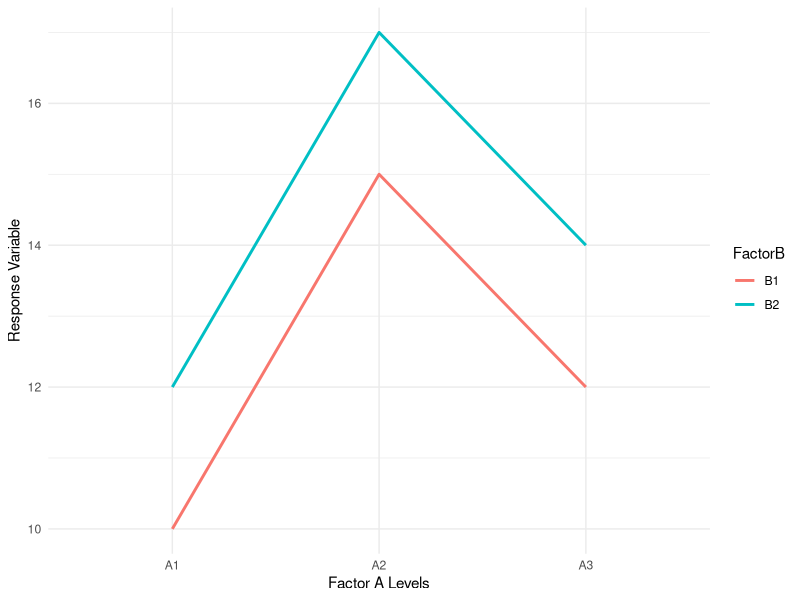
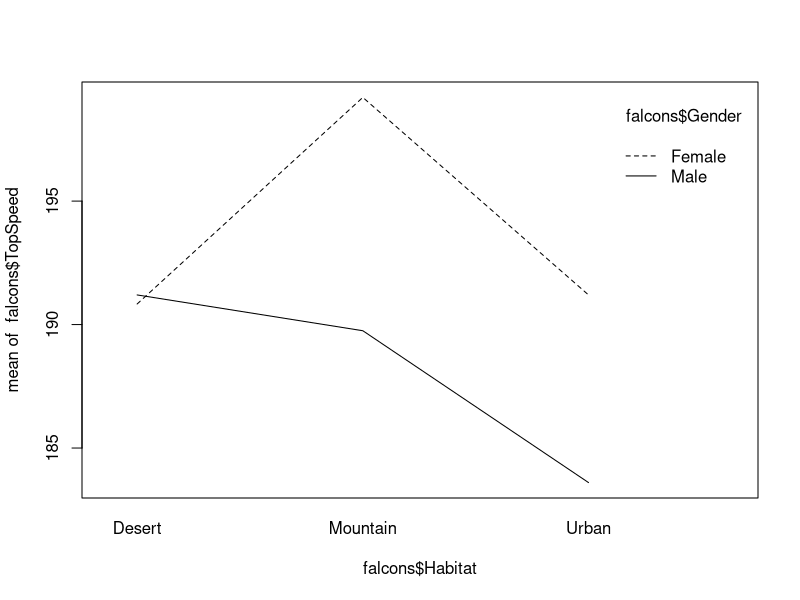

Here is the R script that generated these plots, in order: (Note: this script raises an error after producing the figures.)
library(dplyr)
library(ggplot2)
library(tidyr)

#########################################
# Questions 1-5
#########################
lotr = read.csv("lotr_data.csv")

# all character columns to factor:
lotr$Captain <- as.factor(lotr$Captain)
lotr$Landscape <- as.factor(lotr$Landscape)
lotr$Weapon <- as.factor(lotr$Weapon)

# Q 1-2
lotr_anova_1 <- aov(Orcs ~ Captain + Landscape + Weapon, data = lotr)
summary(lotr_anova_1)

# Q 3-5
lotr_anova_2 <- aov(Orcs ~ Landscape + Weapon + Landscape*Weapon, data = lotr)
summary(lotr_anova_2)


#########################################
# Questions 6-11
#########################
# DF: Total = 1 (Grand Mean) + Residuals + Factor 1 + Factor 2
q1 = 48-43-2-1
# Sum of Squares: All values sum to total
q3 = 1520 - 907 - 146 - 421
# Mean squares = Sum Squares / DF
q2 = 146/q1
q4 = q3/q1
# F = Mean Squares / Resid. Mean Squares
q5 = q4/10
# Calculate F Stat vs. the Residuals DF
q6 = pf(q5, 2, 43, lower.tail = FALSE)
pf(7.3, 2, 43, lower.tail = FALSE)

# 13-15:
n1 = 4
n2 = 3
nrep = 4
d1 = n1 - 1
d2 = n2 - 1
dint = d1*d2
dtot = n1*n2*nrep
dres = dtot - 1 - d1 - d2 - dint


# 17-18
data <- data.frame(
  Category = c("A1", "A2", "A3"),
  B1 = c(10, 15, 12),
  B2 = c(12, 17, 14)
)

# Convert to long format
data_long <- data %>%
  pivot_longer(cols = c(B1, B2),
               names_to = "FactorB",
               values_to = "Value")

ggplot(data_long, aes(x = Category, y = Value, color = FactorB, group = FactorB)) +
  geom_line(size = 1) +  # Adjust line thickness
  labs(x = "Factor A Levels",
       y = "Response Variable") +
  theme_minimal() # Use a clean theme

#########################
# Q19 - 24
#########################
library(emmeans)
library(multcomp)
racer = read.csv("ReactionTime.csv")
racer$RaceType = as.factor(racer$RaceType)
q20 <- aov(ReactionTime ~ Experience + RaceType, data = racer)
summary(q20)

# Q21
# alpha divides by number of pairwise tests (alpha .05 become .05/3)
pairwise.t.test(racer$ReactionTime, racer$RaceType, p.adj = "bonferroni")
# .0292 > .05/3, so NASCAR x Formula1 not significant

# Q22
# Calculate estimated marginal means (adjusted means for each group)
em <- emmeans(q20, specs = ~ RaceType)
# Get directly adjusted p-values from the emmeans object
summary(pairs(em, adjust = "bonferroni"))
## DONE THROUGH 21

# Q23
summary(glht(q20, linfct = mcp(RaceType = "Tukey")))

# Q24
q24 <- aov(ReactionTime ~ RaceType, data = racer)
summary(q24)

#########################
# Q25-Q30
#########################
falcons <- read.csv("Falcons.csv")
falcons$Gender <- as.factor(falcons$Gender)
falcons$Habitat <- as.factor(falcons$Habitat)

# Q26
interaction.plot(falcons$Habitat, falcons$Gender, falcons$TopSpeed)

# Q28
q28 <- aov(TopSpeed ~ Gender, data = falcons)
summary(q28)

# Q29
Anova(lm(TopSpeed ~ Gender + Habitat + Gender * Habitat, data = falcons), type = 'II')

# Q30
library(car)
q30 <- aov(TopSpeed ~ Habitat, data = falcons)
summary(glht(q30, linfct = mcp(Habitat = "Tukey")))

# Done through 38
